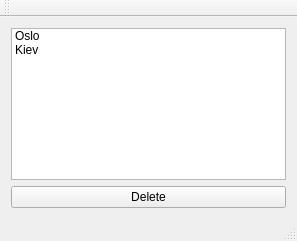
<?xml version="1.0" encoding="UTF-8"?>
<ui version="4.0">
 <class>MainWindow</class>
 <widget class="QMainWindow" name="MainWindow">
  <property name="geometry">
   <rect>
    <x>0</x>
    <y>0</y>
    <width>297</width>
    <height>241</height>
   </rect>
  </property>
  <property name="windowTitle">
   <string>MainWindow</string>
  </property>
  <widget class="QWidget" name="centralWidget">
   <layout class="QVBoxLayout" name="verticalLayout">
    <item>
     <widget class="QListWidget" name="myListWidget">
      <item>
       <property name="text">
        <string>Oslo</string>
       </property>
      </item>
      <item>
       <property name="text">
        <string>Kiev</string>
       </property>
      </item>
     </widget>
    </item>
    <item>
     <widget class="QPushButton" name="buttonDelete">
      <property name="text">
       <string>Delete</string>
      </property>
     </widget>
    </item>
   </layout>
  </widget>
  <widget class="QMenuBar" name="menuBar">
   <property name="geometry">
    <rect>
     <x>0</x>
     <y>0</y>
     <width>297</width>
     <height>21</height>
    </rect>
   </property>
  </widget>
  <widget class="QToolBar" name="mainToolBar">
   <attribute name="toolBarArea">
    <enum>TopToolBarArea</enum>
   </attribute>
   <attribute name="toolBarBreak">
    <bool>false</bool>
   </attribute>
  </widget>
  <widget class="QStatusBar" name="statusBar"/>
 </widget>
 <layoutdefault spacing="6" margin="11"/>
 <resources/>
 <connections/>
</ui>
